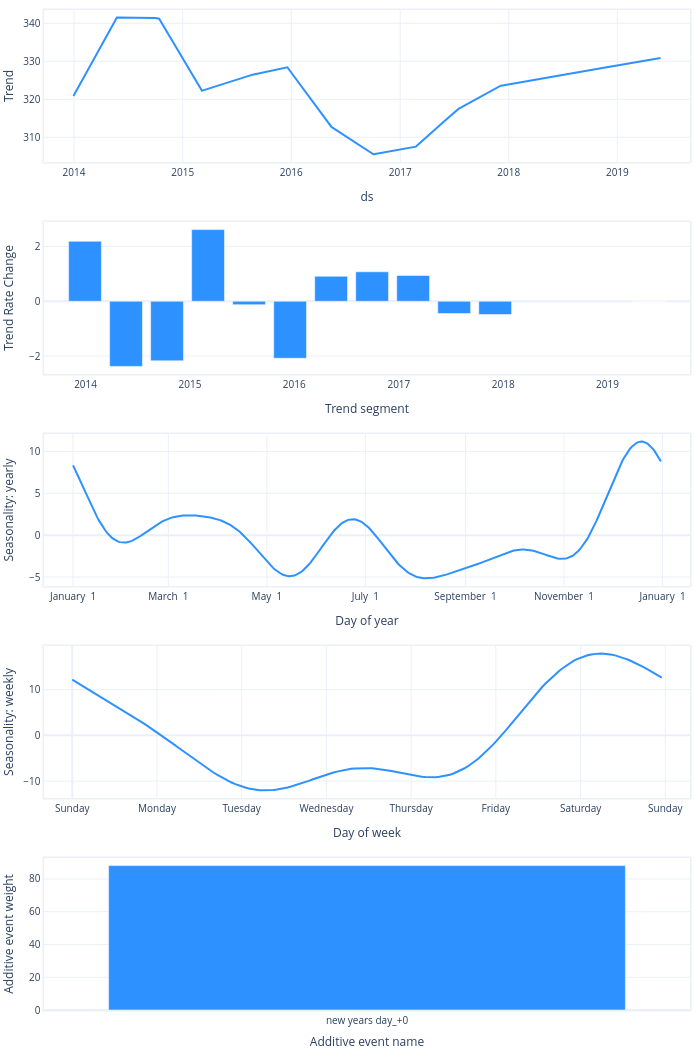

Source (notebook cell):
### Code cell
m.plot_parameters()

### Figure 1 — Plotly figure (JSON) as saved in the notebook; plotly's stock layout.template omitted (floating-point values rounded to 4 significant figures; data arrays with more than 128 entries replaced by an {"elided": "..."} marker saying what was removed)
{"data": [{"fill": "none", "line": {"color": "#2d92ff", "width": 2}, "mode": "lines", "name": "Trend", "type": "scatter", "x": {"elided": "1974 str values"}, "xaxis": "x", "y": {"elided": "1974 float values"}, "yaxis": "y"}, {"marker": {"color": "#2d92ff"}, "name": "Trend Rate Change", "type": "bar", "x": ["2013-12-30T00:00:00", "2014-05-22T11:46:54.545455", "2014-10-12T23:33:49.090909", "2015-03-05T11:20:43.636364", "2015-07-26T23:07:38.181818", "2015-12-17T10:54:32.727273", "2016-05-08T22:41:27.272727", "2016-09-29T10:28:21.818182", "2017-02-19T22:15:16.363636", "2017-07-13T10:02:10.909091", "2017-12-03T21:49:05.454545", "2019-05-26T00:00:00"], "xaxis": "x2", "y": [2.19, -2.379, -2.175, 2.619, -0.124, -2.083, 0.9145, 1.076, 0.943, -0.4469, -0.4833, 0.0], "yaxis": "y2"}, {"fill": "none", "line": {"color": "#2d92ff", "width": 2}, "mode": "lines", "name": "yearly", "type": "scatter", "x": {"elided": "365 str values"}, "xaxis": "x3", "y": {"elided": "365 float values"}, "yaxis": "y3"}, {"fill": "none", "line": {"color": "#2d92ff", "width": 2}, "mode": "lines", "name": "weekly", "type": "scatter", "x": {"elided": "168 int values"}, "xaxis": "x4", "y": {"elided": "168 float values"}, "yaxis": "y4"}, {"marker": {"color": "#2d92ff"}, "name": "Additive event", "type": "bar", "width": 0.8, "x": ["new years day_+0"], "xaxis": "x5", "y": [88.14], "yaxis": "y5"}], "layout": {"autosize": true, "font": {"size": 10}, "height": 1050, "hovermode": "x unified", "margin": {"b": 0, "l": 0, "pad": 0, "r": 10, "t": 10}, "showlegend": false, "title": {"font": {"size": 12}}, "width": 700, "xaxis": {"anchor": "y", "domain": [0, 1], "linewidth": 1.5, "mirror": true, "range": ["2013-09-22T00:00:00", "2019-09-02T00:00:00"], "showline": true, "title": {"text": "ds"}, "type": "date"}, "xaxis2": {"anchor": "y2", "domain": [0, 1], "linewidth": 1.5, "mirror": true, "range": ["2013-08-08T12:13:05.454545", "2019-10-16T11:46:54.545455"], "showline": true, "title": {"text": "Trend segment"}, "type": "date"}, "xaxis3": {"anchor": "y3", "domain": [0, 1], "linewidth": 1.5, "mirror": true, "range": ["2016-12-14T00:00:00", "2018-01-18T00:00:00"], "showline": true, "tickformat": "%B %e", "title": {"text": "Day of year"}}, "xaxis4": {"anchor": "y4", "domain": [0, 1], "linewidth": 1.5, "mirror": true, "range": [-8, 175], "showline": true, "tickmode": "array", "ticktext": ["Sunday", "Monday", "Tuesday", "Wednesday", "Thursday", "Friday", "Saturday", "Sunday", "Sunday"], "tickvals": [0, 24, 48, 72, 96, 120, 144, 168, 192], "title": {"text": "Day of week"}}, "xaxis5": {"anchor": "y5", "domain": [0, 1], "linewidth": 1.5, "mirror": true, "showline": true, "title": {"text": "Additive event name"}}, "yaxis": {"anchor": "x", "domain": [0.848, 1], "linewidth": 1.5, "mirror": true, "rangemode": "normal", "showline": true, "title": {"text": "Trend"}}, "yaxis2": {"anchor": "x2", "domain": [0.636, 0.788], "linewidth": 1.5, "mirror": true, "rangemode": "normal", "showline": true, "title": {"text": "Trend Rate Change"}}, "yaxis3": {"anchor": "x3", "domain": [0.424, 0.576], "linewidth": 1.5, "mirror": true, "rangemode": "normal", "showline": true, "title": {"text": "Seasonality: yearly"}}, "yaxis4": {"anchor": "x4", "domain": [0.212, 0.364], "linewidth": 1.5, "mirror": true, "rangemode": "normal", "showline": true, "title": {"text": "Seasonality: weekly"}}, "yaxis5": {"anchor": "x5", "domain": [0, 0.152], "linewidth": 1.5, "mirror": true, "rangemode": "normal", "showline": true, "title": {"text": "Additive event weight"}}}}
